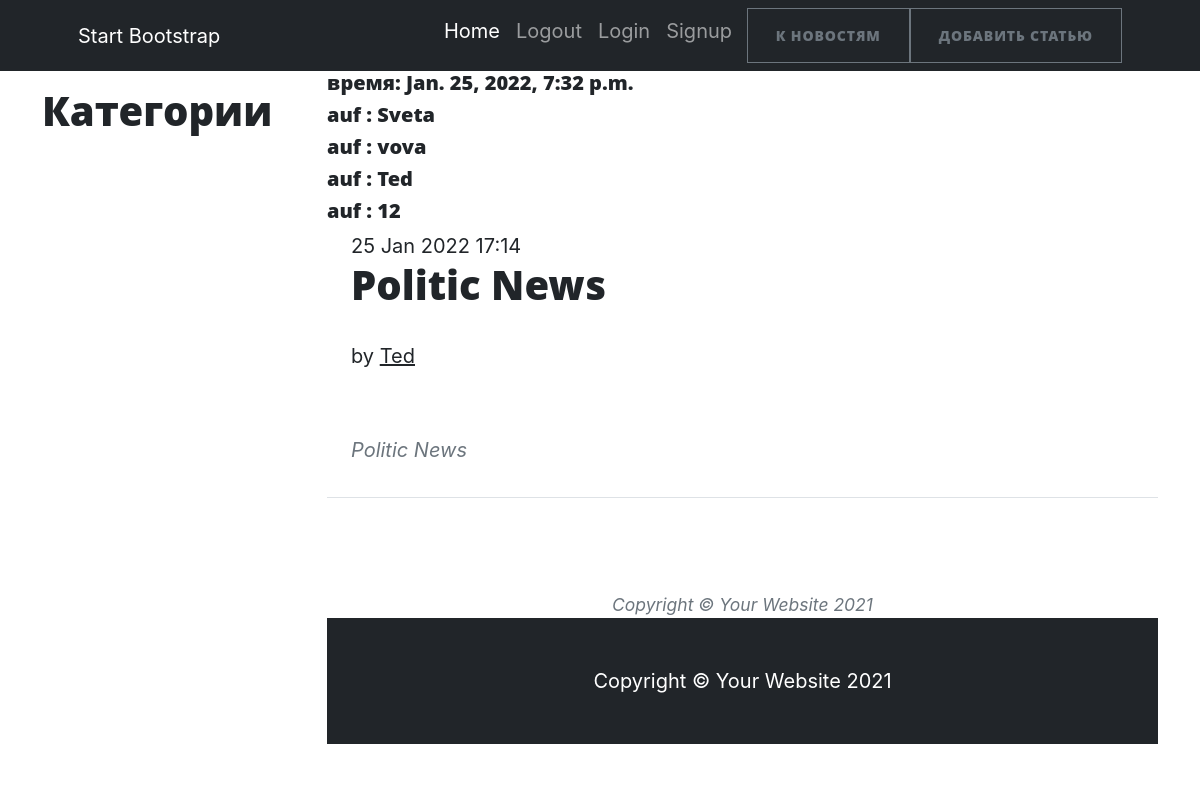
The app's page /114 with its own data.
### news/models.py (models this page shows, shortened)
class Author(models.Model):
    user = models.OneToOneField(User, on_delete=models.CASCADE)
    _rate = models.IntegerField(default=0, db_column='rate')
    subscribers = models.ManyToManyField('Category', through='SubAuthor', verbose_name='Подписка')

class Post(models.Model):
    CONTENT = [("NW", 'news'), ('AR', 'article')]
    title = models.CharField(max_length=128, verbose_name='Название Новости')
    content = models.CharField(max_length=2, blank=True, choices=CONTENT, default="NW", verbose_name="Вид Статьи")
    create = models.DateTimeField(auto_now_add=True, verbose_name='Создана')
    text = models.TextField(blank=True, verbose_name="Текст")
    rate = models.FloatField(default=0)
    author = models.ForeignKey(Author, related_name='author', on_delete=models.CASCADE, verbose_name="Автор")
    category = models.ManyToManyField('Category', through="PostCategory", verbose_name='Категория')
    def __str__(self):
        return f'{self.title}'
    class Meta:
        verbose_name = "Пост"
        verbose_name_plural = "Посты"
        ordering = ['-create']

### news/views.py (the view)
# urls.py: path('<int:pk>', News.as_view(), name="ObjNews.html"),
class News(DetailView):#вывод для одной новости
    model = Post
    template_name = 'ObjNews.html'
    context_object_name = 'piece'
    queryset = Post.objects.all()
    def get_context_data(self, *args, **kwargs):
        context = super().get_context_data(**kwargs)
        context['timenow'] = datetime.now()
        context['auf'] = Author.objects.all()
        return context

### news/templatetags/censor_filters.py (called while the page is built)
@register.filter(name='multiply')
def multiply(value):
    mat = ["дурак", 'невежда', 'редиска']
    c = value.split()
    for i in c:
        if i.lower() in mat:
            raise ValueError(f'Нельзя употреблять это слово {i}')
    else:
        return value

### news/templates/news/ObjNews.html (shortened to what this page needs)
{% extends 'index.html'%}
{% load censor_filters %}
{%block containe%}
<h5>время: {{timenow}}</h5>
{%for i in auf%}
<h5> auf : {{i.user.username}}</h5>
{%endfor%}
<div class="container">
			<div class="row">
				<div class="col-md-7 text-left">
					<div class="display-t">
						<div class="display-tc animate-box" data-animate-effect="fadeInUp">
							<span class="date-post">{{piece.create|date:"d M Y H:i"}}</span>
							<h1 class="mb30"><a href="#">{{piece.title|multiply}}</a></h1>
							<p>by <a href="#" class="text-link">{{piece.author.user.username}}</a></p>
						</div>
					</div>
				</div>
			</div>
		</div>
	<div id="gtco-maine">
		<div class="container">
			<div class="row row-pb-md">
				<div class="col-md-12">
					<article class="mt-negative">
						<div class="text-left content-article">
							<div class="row row-pb-sm">
								<div class="col-md-12 animate-box">
									<blockquote>
										<p>{{piece.text|multiply}}<cite></cite></p>
									</blockquote>
								</div>
							</div>
{%endblock containe%}

### records on screen
Author: user.username "Sveta"
Author: user.username "vova"
Author: user.username "Ted"
Author: user.username "12"
Post: create "25 Jan 2022 17:14", title|multiply "Politic News", author.user.username "Ted", text|multiply "Politic News"

### other values on screen
{{ timenow }} "Jan. 25, 2022, 7:32 p.m."
